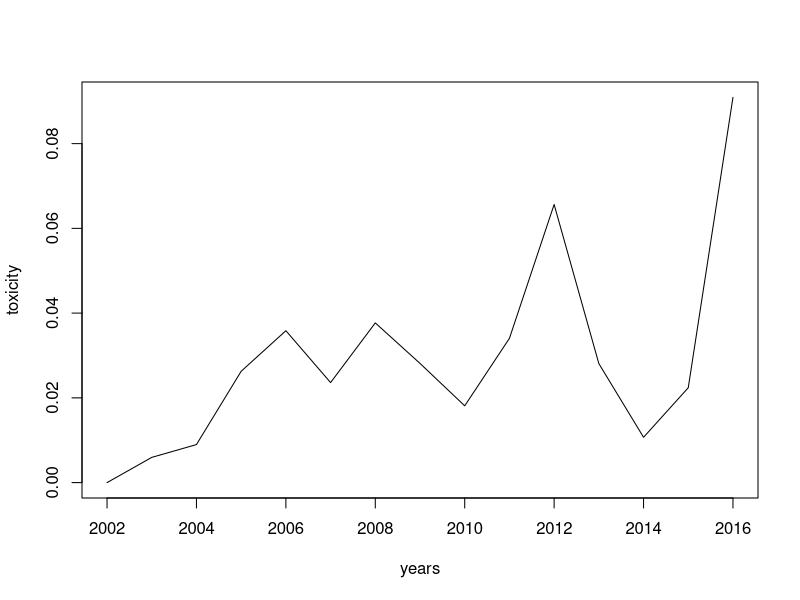
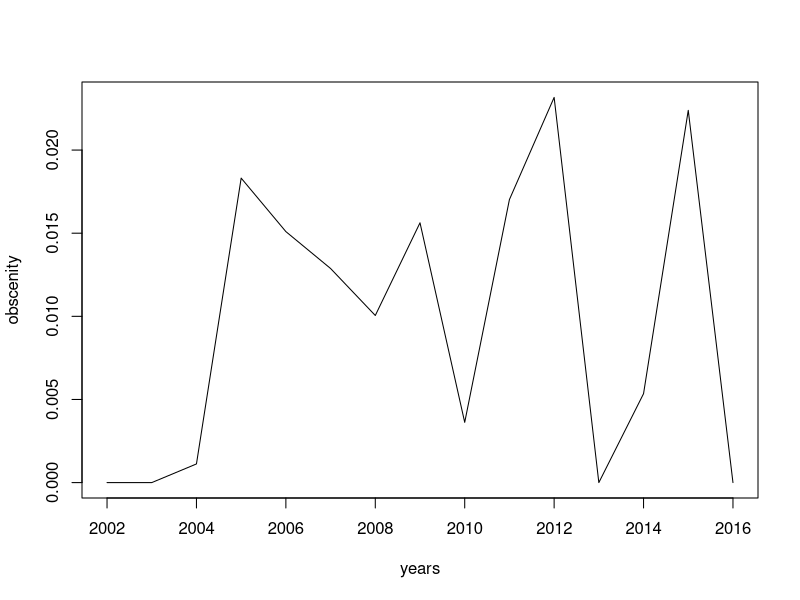
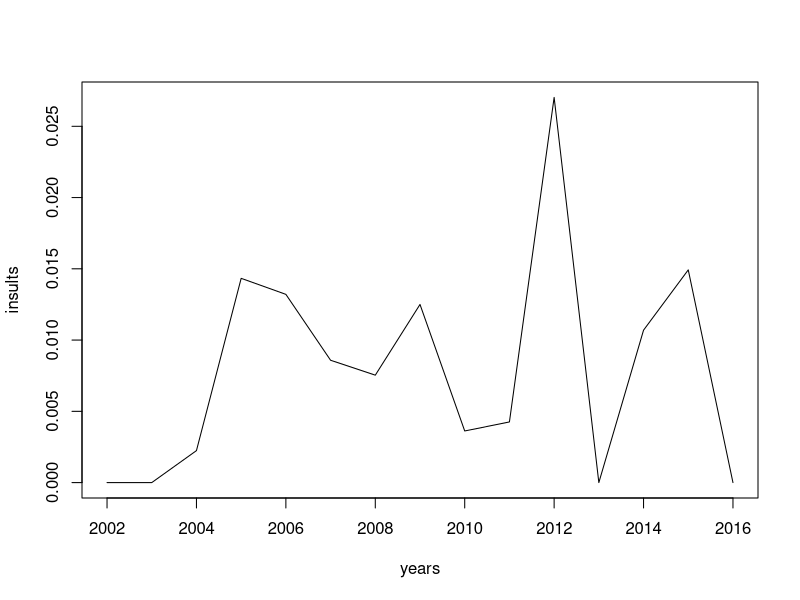

The R source for these figures, in order:
## ---- chunk 1
data <- read.csv('counts-train.csv', header=TRUE, check.names=FALSE)
data
## ---- chunk 2
data <- read.csv('percentage-train.csv', header=TRUE, check.names=FALSE)
data <- data[-c(2, 4, 6),]
data
## ---- chunk 3
years <- seq(2002, 2016, by=1)
toxicity <- as.numeric(data[1,][,-1])
obscenity <- as.numeric(data[2,][,-1])
insults <- as.numeric(data[3,][,-1])
plot(x=years, y=toxicity, type='l')
plot(x=years, y=obscenity, type='l')
plot(x=years, y=insults, type='l')
